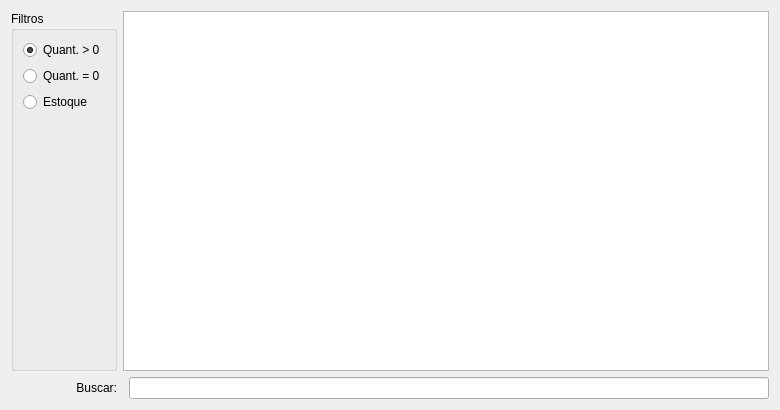
<?xml version="1.0" encoding="UTF-8"?>
<ui version="4.0">
 <class>WidgetEstoque</class>
 <widget class="QWidget" name="WidgetEstoque">
  <property name="geometry">
   <rect>
    <x>0</x>
    <y>0</y>
    <width>780</width>
    <height>410</height>
   </rect>
  </property>
  <property name="windowTitle">
   <string>Form</string>
  </property>
  <layout class="QGridLayout" name="gridLayout">
   <item row="0" column="0">
    <widget class="QGroupBox" name="groupBox">
     <property name="title">
      <string>Filtros</string>
     </property>
     <layout class="QGridLayout" name="gridLayout_2">
      <item row="0" column="0">
       <widget class="QRadioButton" name="radioButtonMaior">
        <property name="text">
         <string>Quant. &gt; 0</string>
        </property>
        <property name="checked">
         <bool>true</bool>
        </property>
       </widget>
      </item>
      <item row="1" column="0">
       <widget class="QRadioButton" name="radioButtonIgual">
        <property name="text">
         <string>Quant. = 0</string>
        </property>
       </widget>
      </item>
      <item row="3" column="0">
       <spacer name="verticalSpacer">
        <property name="orientation">
         <enum>Qt::Vertical</enum>
        </property>
        <property name="sizeHint" stdset="0">
         <size>
          <width>20</width>
          <height>40</height>
         </size>
        </property>
       </spacer>
      </item>
      <item row="2" column="0">
       <widget class="QRadioButton" name="radioButtonEstoque">
        <property name="text">
         <string>Estoque</string>
        </property>
       </widget>
      </item>
     </layout>
    </widget>
   </item>
   <item row="0" column="1" colspan="2">
    <widget class="TableView" name="table">
     <property name="mouseTracking">
      <bool>true</bool>
     </property>
     <property name="editTriggers">
      <set>QAbstractItemView::NoEditTriggers</set>
     </property>
     <property name="alternatingRowColors">
      <bool>true</bool>
     </property>
     <property name="selectionBehavior">
      <enum>QAbstractItemView::SelectRows</enum>
     </property>
     <property name="sortingEnabled">
      <bool>true</bool>
     </property>
    </widget>
   </item>
   <item row="1" column="2">
    <widget class="QLineEdit" name="lineEditBusca">
     <property name="enabled">
      <bool>true</bool>
     </property>
    </widget>
   </item>
   <item row="1" column="0">
    <widget class="QLabel" name="label_2">
     <property name="enabled">
      <bool>true</bool>
     </property>
     <property name="text">
      <string>Buscar:</string>
     </property>
     <property name="alignment">
      <set>Qt::AlignRight|Qt::AlignTrailing|Qt::AlignVCenter</set>
     </property>
    </widget>
   </item>
  </layout>
 </widget>
 <customwidgets>
  <customwidget>
   <class>TableView</class>
   <extends>QTableView</extends>
   <header>src/tableview.h</header>
  </customwidget>
 </customwidgets>
 <resources/>
 <connections/>
</ui>
